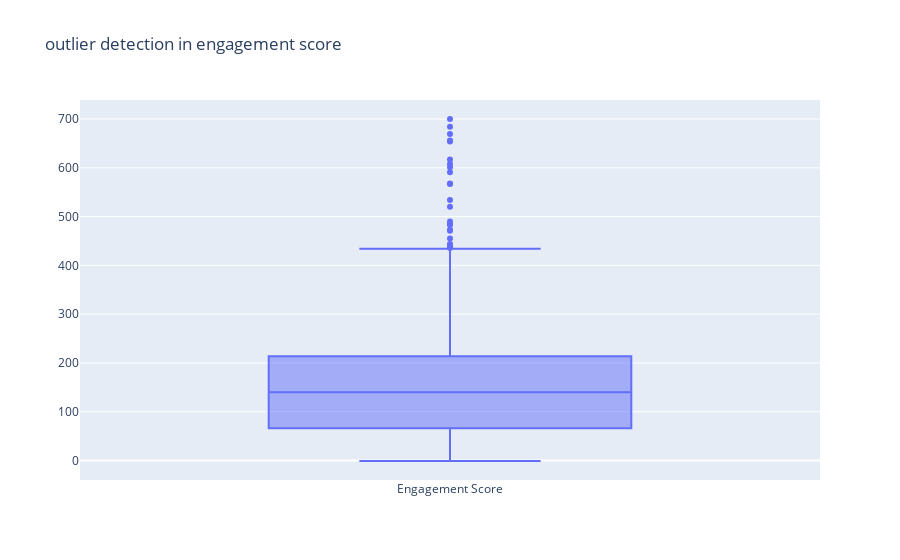

The notebook cell this image was saved under:
### Code cell
fig = go.Figure()

fig.add_trace(go.Box(y=final_data['engagement metric'], name='Engagement Score'))

fig.update_layout(title = "outlier detection in engagement score")

fig.show()

### Figure 1 — Plotly figure (JSON) as saved in the notebook; plotly's stock layout.template omitted (floating-point values rounded to 4 significant figures; data arrays with more than 128 entries replaced by an {"elided": "..."} marker saying what was removed)
{"data": [{"name": "Engagement Score", "type": "box", "y": {"elided": "640 int values"}}], "layout": {"title": {"text": "outlier detection in engagement score"}}}
